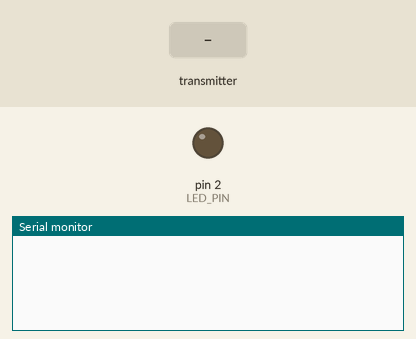
The sketch below on a simulated Arduino Mega 2560, built with avr-gcc and run on an emulated ATmega2560. Shown: output pins drawn as LEDs (lit = HIGH), the last lines printed to the serial monitor. The inputs (shaded band) are chosen by the test bench. No radio packets arrive unless stated.

Above: at 1.2 s.
1.3 s: the transmitter starts sending data.0 = 0
At 2.0 s:
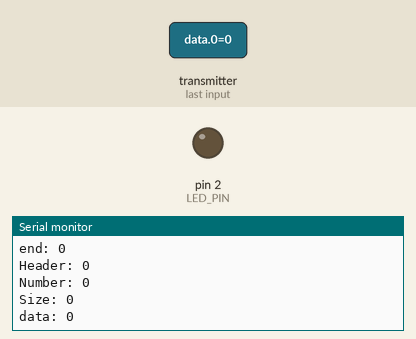
2.8 s: the transmitter starts sending data.1 = 0
5.8 s: the transmitter starts sending data.2 = 1023
At 6.4 s:
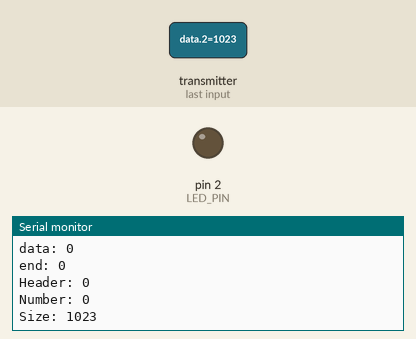

Measured:
- after the input at 1.3 s, the serial monitor: prints a new line at once (image 1)
- after the input at 5.8 s, the serial monitor: prints a new line after 0.07 s (image 2)

The sketch:

reciever.ino
```cpp
#include <SPI.h>      // библиотека для протокола SPI
#include <nRF24L01.h> // библиотека для nRF24L01+
#include <RF24.h>     // библиотека для радио модуля
#include "Command.h"
#include <Stepper.h>

#define LED_PIN 2
using namespace MyCommand;
const uint64_t pipe = 0xF0F1F2F3F4LL; // идентификатор передачи
RF24 radio(9,10); // Для MEGA2560 замените на RF24 radio(9,53);

const int stepsPerRevolution = 200;
Stepper myStepper(stepsPerRevolution, 4, 6, 5, 7);

void setup()
{
  Serial.begin(9600);  // запускаем последовательный порт
  pinMode(LED_PIN,OUTPUT);
  radio.begin();       // включаем радио модуль
  radio.setChannel(76); // выбираем канал (от 0 до 127)

    // скорость: RF24_250KBPS, RF24_1MBPS или RF24_2MBPS
  radio.setDataRate(RF24_1MBPS);
    // мощность: RF24_PA_MIN=-18dBm, RF24_PA_LOW=-12dBm, RF24_PA_MED=-6dBM
  radio.setPALevel(RF24_PA_HIGH);

  radio.openReadingPipe(1, pipe);    // открываем первую трубу
  radio.startListening();            // начинаем слушать трубу

  pinMode(LED_PIN,OUTPUT);

  myStepper.setSpeed(60);
}

void loop()
{
   Recv();
}

void Recv()
{

  int data[5];

  if (radio.available())             // проверяем буфер обмена
  {
    radio.read(&data, sizeof(data)); // читаем данные

//  Command com;
//
//    if (data == com.Header)
//    {
//      Serial.print("Enter: ");
//      int NumberCommand;
//      radio.read(&NumberCommand, sizeof(NumberCommand));
//      Serial.print("NUmCOm  ");
//      Serial.println(NumberCommand);
//      switch(NumberCommand)
//      {
//        case 0:
//
//            break;
//        case 1:
//            Serial.print("Lol");
//            break;
//        case 2:
//
//            break;
//        case 3:
//
//            break;
//        default:
//          break;
//      }
//    }

    Serial.print("Header: ");
    Serial.println(data[0]);
    Serial.print("Number: ");
    Serial.println(data[1]);
    Serial.print("Size: ");
    Serial.println(data[2]);
    Serial.print("data: ");
    Serial.println(data[3]);
    Serial.print("end: ");
    Serial.println(data[4]);

    int Head = data[0];
    int Num = data[1];
    int Size = data[2];
    int Data = data[3];
    int End = data[4];


     switch(Num)
     {
        case 0:
            digitalWrite(LED_PIN, LOW);
            break;
        case 1:
            digitalWrite(LED_PIN, HIGH);
            break;
        case 2:
            myStepper.step(stepsPerRevolution*50);
            delay(1000);
            myStepper.step(0);
            delay(1000);
            break;
        case 3:
            myStepper.step(-stepsPerRevolution*50);
            delay(1000);
            myStepper.step(0);
            delay(1000);
            break;
        default:
          break;
      }
  }
}
```

Command.cpp
```cpp
#include "Command.h"

namespace MyCommand
{
	Command::Command() : num(0), data(0)
	{
	}

	Command::Command(const int &num, const int &data)
	{
		this->num = num;
		this->data = data;
	}

	int Command::Get_Num()
	{
		return num;
	}

	int Command::Get_Data()
	{
		return data;
	}

	int Command::Get_Size()
	{
		return sizeof(data);
	}

}
```

Command.h
```cpp
#pragma once

namespace MyCommand
{
	class Command
	{
		public:
			static const int Header = 123;
		int num;
		int error;
		int size;
		int data;
			static const int End = 321;

		Command();
		Command(const int &num, const int &data);

		int Get_Num();
		int Get_Data();
		int Get_Size();

	};

}
```
